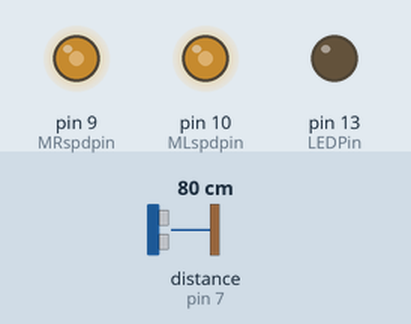
A sketch run on a simulated Arduino Uno, built with avr-gcc and run on an emulated ATmega328P. Parts: output pins drawn as LEDs (lit = HIGH). The test bench sets the inputs (shaded band); at power-on: distance to the obstacle (sensor on pin 7) 80 cm. The echo pulse lasts 58.3 µs per cm; pins used as bus, display or sensor lines are not drawn; what the sketch prints to the serial monitor is not drawn.

Above: at 0.1 s.
At 12.6 s:
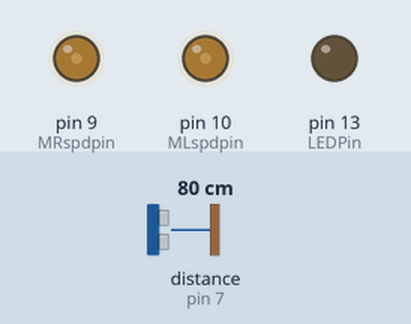
At 26.4 s:
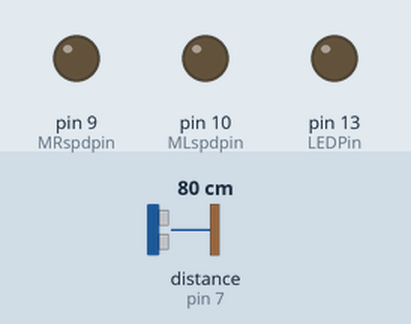
Timing chart, 0 to 27.9 s (numbered marks = the images above):
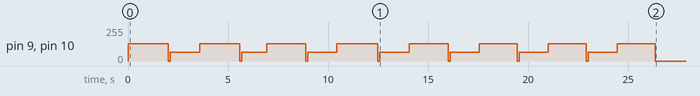

The sketch:

straight_figure_8.ino
```cpp
/*
  Control of a Polulu Zumo robot via Infra-Red beam from a hand-held torchlight.

  Two infra-red two-pin phototransistors (or photodiodes)are connected as potential dividers with the centre-points connected to analogue inputs A0 and A1.
  An analogue value between 0 and 1023 represents the voltage at the centre-point.  This is used to set the direction and speed of the Zumo robot.

  By J. P. Caplin 06/16
*/

int IR0; // Value for infra-red sensor on A0
int IR1; // Value for infra-red sensor on A1
char MLdirpin = 8;   // pin number for left motor direction (LOW/HIGH for forward/reverse)
char MLspdpin = 10;  // pin number for left motor speed (PWM control)
char MRdirpin = 7;   // pin number for right motor direction (LOW/HIGH for forward/reverse)
char MRspdpin = 9;   // pin number for right motor speed (PWM control)
char MLdirval = 0;   // value  for left motor direction (LOW/HIGH for forward/reverse)
int MLspdval = 0;   // value for left motor speed (PWM control)
char MRdirval = 0;   // value for right motor direction (LOW/HIGH for forward/reverse)
int MRspdval = 0;   // value for right motor speed (PWM control)

char speakerPin = 3;        // small loudspeaker for status and feedback

float speedSet = 0.5;       // speed setting multiplier (need to reduce speed of standard 10G motors for easier control)

#define echoPin 7 // Echo Pin
#define trigPin 8 // Trigger Pin
#define LEDPin 13 // Onboard LED

int maximumRange = 200; // Maximum range needed
int minimumRange = 0; // Minimum range needed
long duration, distance; // Duration used to calculate distance

void setup() {
  // This setup code runs just once:

  for (int i = 7; i <= 10; i++) { // set all the digital pins to output
    pinMode(i, OUTPUT);
  }
  Serial.begin(9600);  // enable communication to connected PC via USB
  pinMode(trigPin, OUTPUT);
  pinMode(echoPin, INPUT);
  pinMode(LEDPin, OUTPUT); // Use LED indicator (if required)


digitalWrite(MLdirpin, 0);
digitalWrite(MRdirpin, 0);
analogWrite(MLspdpin, 128);
analogWrite(MRspdpin, 128);
delay(2016);

digitalWrite(MLdirpin, 0);
digitalWrite(MRdirpin, 0);
analogWrite(MLspdpin, 0);
analogWrite(MRspdpin, 0);
delay(100);

digitalWrite(MLdirpin, 0);//First right turn
digitalWrite(MRdirpin, 1);
analogWrite(MLspdpin, 64);
analogWrite(MRspdpin, 64);
delay(1470);

digitalWrite(MLdirpin, 0);
digitalWrite(MRdirpin, 0);
analogWrite(MLspdpin, 128);
analogWrite(MRspdpin, 128);
delay(2000);

digitalWrite(MLdirpin, 0);
digitalWrite(MRdirpin, 0);
analogWrite(MLspdpin, 0);
analogWrite(MRspdpin, 0);
delay(100);

digitalWrite(MLdirpin, 1);//First left turn
digitalWrite(MRdirpin, 0);
analogWrite(MLspdpin, 64);
analogWrite(MRspdpin, 64);
delay(1250);

digitalWrite(MLdirpin, 0);
digitalWrite(MRdirpin, 0);
analogWrite(MLspdpin, 128);
analogWrite(MRspdpin, 128);
delay(1950);

digitalWrite(MLdirpin, 0);
digitalWrite(MRdirpin, 0);
analogWrite(MLspdpin, 0);
analogWrite(MRspdpin, 0);
delay(100);

digitalWrite(MLdirpin, 1);//Second left turn
digitalWrite(MRdirpin, 0);
analogWrite(MLspdpin, 64);
analogWrite(MRspdpin, 64);
delay(1450);

digitalWrite(MLdirpin, 0);
digitalWrite(MRdirpin, 0);
analogWrite(MLspdpin, 128);
analogWrite(MRspdpin, 128);
delay(2050);

digitalWrite(MLdirpin, 0);
digitalWrite(MRdirpin, 0);
analogWrite(MLspdpin, 0);
analogWrite(MRspdpin, 0);
delay(100);

digitalWrite(MLdirpin, 1);//Third left turn
digitalWrite(MRdirpin, 0);
analogWrite(MLspdpin, 64);
analogWrite(MRspdpin, 64);
delay(1480);

digitalWrite(MLdirpin, 0);
digitalWrite(MRdirpin, 0);
analogWrite(MLspdpin, 128);
analogWrite(MRspdpin, 128);
delay(1950);

digitalWrite(MLdirpin, 0);
digitalWrite(MRdirpin, 0);
analogWrite(MLspdpin, 0);
analogWrite(MRspdpin, 0);
delay(100);

digitalWrite(MLdirpin, 1);//Fourth left turn
digitalWrite(MRdirpin, 0);
analogWrite(MLspdpin, 64);
analogWrite(MRspdpin, 64);
delay(1450);

digitalWrite(MLdirpin, 0);
digitalWrite(MRdirpin, 0);
analogWrite(MLspdpin, 128);
analogWrite(MRspdpin, 128);
delay(1900);

digitalWrite(MLdirpin, 0);
digitalWrite(MRdirpin, 0);
analogWrite(MLspdpin, 0);
analogWrite(MRspdpin, 0);
delay(100);


digitalWrite(MLdirpin, 0);//Second right turn
digitalWrite(MRdirpin, 1);
analogWrite(MLspdpin, 64);
analogWrite(MRspdpin, 64);
delay(1450);

digitalWrite(MLdirpin, 0);
digitalWrite(MRdirpin, 0);
analogWrite(MLspdpin, 128);
analogWrite(MRspdpin, 128);
delay(1900);

digitalWrite(MLdirpin, 0);
digitalWrite(MRdirpin, 0);
analogWrite(MLspdpin, 0);
analogWrite(MRspdpin, 0);
delay(100);

digitalWrite(MLdirpin, 0);//Second right turn
digitalWrite(MRdirpin, 1);
analogWrite(MLspdpin, 64);
analogWrite(MRspdpin, 64);
delay(1450);

digitalWrite(MLdirpin, 0);
digitalWrite(MRdirpin, 0);
analogWrite(MLspdpin, 128);
analogWrite(MRspdpin, 128);
delay(1900);


digitalWrite(MLdirpin, 0);
digitalWrite(MRdirpin, 0);
analogWrite(MLspdpin, 0);
analogWrite(MRspdpin, 0);
delay(1000);
}


void loop() {
 digitalWrite(trigPin, LOW);
 delayMicroseconds(2);

 digitalWrite(trigPin, HIGH);
 delayMicroseconds(10);

 digitalWrite(trigPin, LOW);
 duration = pulseIn(echoPin, HIGH);

 //Calculate the distance (in cm) based on the speed of sound.
 distance = duration/58.2;

 if (distance >= maximumRange || distance <= minimumRange){
 /* Send a negative number to computer and Turn LED ON
 to indicate "out of range" */
 Serial.println("-1");
 digitalWrite(LEDPin, HIGH);
 }
 else {
 /* Send the distance to the computer using Serial protocol, and
 turn LED OFF to indicate successful reading. */
 Serial.println(distance);
 digitalWrite(LEDPin, LOW);
 }

 //Delay 50ms before next reading.
 delay(50);
}
```
